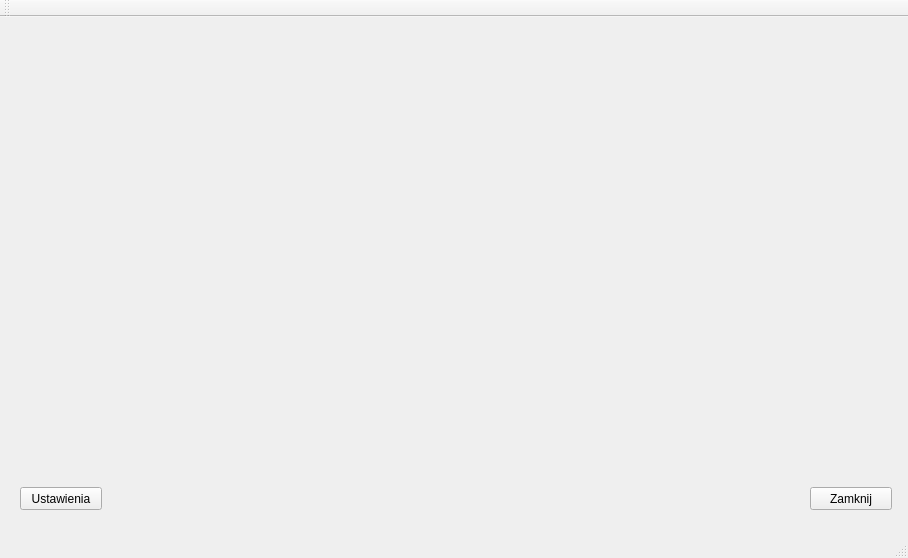
<?xml version="1.0" encoding="UTF-8"?>
<ui version="4.0">
 <class>OknoGlowne</class>
 <widget class="QMainWindow" name="OknoGlowne">
  <property name="geometry">
   <rect>
    <x>0</x>
    <y>0</y>
    <width>908</width>
    <height>558</height>
   </rect>
  </property>
  <property name="windowTitle">
   <string>OknoGlowne</string>
  </property>
  <widget class="QWidget" name="centralWidget">
   <widget class="QPushButton" name="pbZamknij">
    <property name="geometry">
     <rect>
      <x>810</x>
      <y>470</y>
      <width>82</width>
      <height>23</height>
     </rect>
    </property>
    <property name="text">
     <string>Zamknij</string>
    </property>
   </widget>
   <widget class="QPushButton" name="pbUstawieniaUSB">
    <property name="geometry">
     <rect>
      <x>20</x>
      <y>470</y>
      <width>82</width>
      <height>23</height>
     </rect>
    </property>
    <property name="text">
     <string>Ustawienia</string>
    </property>
   </widget>
  </widget>
  <widget class="QMenuBar" name="menuBar">
   <property name="geometry">
    <rect>
     <x>0</x>
     <y>0</y>
     <width>908</width>
     <height>20</height>
    </rect>
   </property>
  </widget>
  <widget class="QToolBar" name="mainToolBar">
   <attribute name="toolBarArea">
    <enum>TopToolBarArea</enum>
   </attribute>
   <attribute name="toolBarBreak">
    <bool>false</bool>
   </attribute>
  </widget>
  <widget class="QStatusBar" name="statusBar"/>
 </widget>
 <layoutdefault spacing="6" margin="11"/>
 <resources/>
 <connections/>
</ui>
